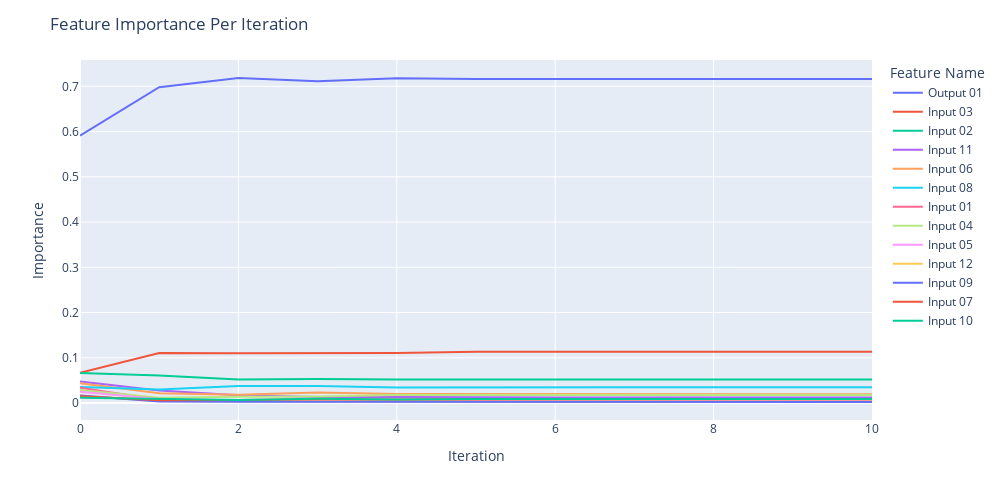

The code cell stored with this chart in its notebook:
### Code cell
fig = px.line(df_imp, x='Iteration', y="Importance", color = "Feature Name")

fig.update_layout(
    autosize=False,
    width=1000,
    height=500,
    title_text=f"Feature Importance Per Iteration",
    #paper_bgcolor='#2d3035',
    #plot_bgcolor='#2d3035', 
)

fig.show()

### Figure 1 — Plotly figure (JSON) as saved in the notebook; plotly's stock layout.template omitted (floating-point values rounded to 4 significant figures)
{"data": [{"hovertemplate": "Feature Name=Output 01<br>Iteration=%{x}<br>Importance=%{y}<extra></extra>", "legendgroup": "Output 01", "line": {"color": "#636efa", "dash": "solid"}, "marker": {"symbol": "circle"}, "mode": "lines", "name": "Output 01", "orientation": "v", "showlegend": true, "type": "scatter", "x": [0, 1, 1, 2, 3, 4, 5, 6, 7, 8, 9, 10], "xaxis": "x", "y": [0.5912, 0.6982, 0.6982, 0.7184, 0.7113, 0.718, 0.7161, 0.7161, 0.7161, 0.7161, 0.7161, 0.7161], "yaxis": "y"}, {"hovertemplate": "Feature Name=Input 03<br>Iteration=%{x}<br>Importance=%{y}<extra></extra>", "legendgroup": "Input 03", "line": {"color": "#EF553B", "dash": "solid"}, "marker": {"symbol": "circle"}, "mode": "lines", "name": "Input 03", "orientation": "v", "showlegend": true, "type": "scatter", "x": [0, 1, 1, 2, 3, 4, 5, 6, 7, 8, 9, 10], "xaxis": "x", "y": [0.06664, 0.1108, 0.1108, 0.1101, 0.1102, 0.1108, 0.1131, 0.1131, 0.1131, 0.1131, 0.1131, 0.1131], "yaxis": "y"}, {"hovertemplate": "Feature Name=Input 02<br>Iteration=%{x}<br>Importance=%{y}<extra></extra>", "legendgroup": "Input 02", "line": {"color": "#00cc96", "dash": "solid"}, "marker": {"symbol": "circle"}, "mode": "lines", "name": "Input 02", "orientation": "v", "showlegend": true, "type": "scatter", "x": [0, 1, 1, 2, 3, 4, 5, 6, 7, 8, 9, 10], "xaxis": "x", "y": [0.06653, 0.06102, 0.06102, 0.05182, 0.05335, 0.05212, 0.05187, 0.05187, 0.05187, 0.05187, 0.05187, 0.05187], "yaxis": "y"}, {"hovertemplate": "Feature Name=Input 11<br>Iteration=%{x}<br>Importance=%{y}<extra></extra>", "legendgroup": "Input 11", "line": {"color": "#ab63fa", "dash": "solid"}, "marker": {"symbol": "circle"}, "mode": "lines", "name": "Input 11", "orientation": "v", "showlegend": true, "type": "scatter", "x": [0, 1, 1, 2, 3, 4, 5, 6, 7, 8, 9, 10], "xaxis": "x", "y": [0.04787, 0.02752, 0.02752, 0.01746, 0.01323, 0.01335, 0.0121, 0.0121, 0.0121, 0.0121, 0.0121, 0.0121], "yaxis": "y"}, {"hovertemplate": "Feature Name=Input 06<br>Iteration=%{x}<br>Importance=%{y}<extra></extra>", "legendgroup": "Input 06", "line": {"color": "#FFA15A", "dash": "solid"}, "marker": {"symbol": "circle"}, "mode": "lines", "name": "Input 06", "orientation": "v", "showlegend": true, "type": "scatter", "x": [0, 1, 1, 2, 3, 4, 5, 6, 7, 8, 9, 10], "xaxis": "x", "y": [0.04404, 0.02165, 0.02165, 0.01822, 0.02339, 0.01975, 0.01934, 0.01934, 0.01934, 0.01934, 0.01934, 0.01934], "yaxis": "y"}, {"hovertemplate": "Feature Name=Input 08<br>Iteration=%{x}<br>Importance=%{y}<extra></extra>", "legendgroup": "Input 08", "line": {"color": "#19d3f3", "dash": "solid"}, "marker": {"symbol": "circle"}, "mode": "lines", "name": "Input 08", "orientation": "v", "showlegend": true, "type": "scatter", "x": [0, 1, 1, 2, 3, 4, 5, 6, 7, 8, 9, 10], "xaxis": "x", "y": [0.03575, 0.0298, 0.0298, 0.03785, 0.03767, 0.03431, 0.03497, 0.03497, 0.03497, 0.03497, 0.03497, 0.03497], "yaxis": "y"}, {"hovertemplate": "Feature Name=Input 01<br>Iteration=%{x}<br>Importance=%{y}<extra></extra>", "legendgroup": "Input 01", "line": {"color": "#FF6692", "dash": "solid"}, "marker": {"symbol": "circle"}, "mode": "lines", "name": "Input 01", "orientation": "v", "showlegend": true, "type": "scatter", "x": [0, 1, 1, 2, 3, 4, 5, 6, 7, 8, 9, 10], "xaxis": "x", "y": [0.03408, 0.007188, 0.007188, 0.005197, 0.006019, 0.006016, 0.004527, 0.004527, 0.004527, 0.004527, 0.004527, 0.004527], "yaxis": "y"}, {"hovertemplate": "Feature Name=Input 04<br>Iteration=%{x}<br>Importance=%{y}<extra></extra>", "legendgroup": "Input 04", "line": {"color": "#B6E880", "dash": "solid"}, "marker": {"symbol": "circle"}, "mode": "lines", "name": "Input 04", "orientation": "v", "showlegend": true, "type": "scatter", "x": [0, 1, 1, 2, 3, 4, 5, 6, 7, 8, 9, 10], "xaxis": "x", "y": [0.0289, 0.01152, 0.01152, 0.01405, 0.01458, 0.01762, 0.01766, 0.01766, 0.01766, 0.01766, 0.01766, 0.01766], "yaxis": "y"}, {"hovertemplate": "Feature Name=Input 05<br>Iteration=%{x}<br>Importance=%{y}<extra></extra>", "legendgroup": "Input 05", "line": {"color": "#FF97FF", "dash": "solid"}, "marker": {"symbol": "circle"}, "mode": "lines", "name": "Input 05", "orientation": "v", "showlegend": true, "type": "scatter", "x": [0, 1, 1, 2, 3, 4, 5, 6, 7, 8, 9, 10], "xaxis": "x", "y": [0.02474, 0.008718, 0.008718, 0.006411, 0.005785, 0.006793, 0.006567, 0.006567, 0.006567, 0.006567, 0.006567, 0.006567], "yaxis": "y"}, {"hovertemplate": "Feature Name=Input 12<br>Iteration=%{x}<br>Importance=%{y}<extra></extra>", "legendgroup": "Input 12", "line": {"color": "#FECB52", "dash": "solid"}, "marker": {"symbol": "circle"}, "mode": "lines", "name": "Input 12", "orientation": "v", "showlegend": true, "type": "scatter", "x": [0, 1, 1, 2, 3, 4, 5, 6, 7, 8, 9, 10], "xaxis": "x", "y": [0.01683, 0.004369, 0.004369, 0.003741, 0.003948, 0.00315, 0.003372, 0.003372, 0.003372, 0.003372, 0.003372, 0.003372], "yaxis": "y"}, {"hovertemplate": "Feature Name=Input 09<br>Iteration=%{x}<br>Importance=%{y}<extra></extra>", "legendgroup": "Input 09", "line": {"color": "#636efa", "dash": "solid"}, "marker": {"symbol": "circle"}, "mode": "lines", "name": "Input 09", "orientation": "v", "showlegend": true, "type": "scatter", "x": [0, 1, 1, 2, 3, 4, 5, 6, 7, 8, 9, 10], "xaxis": "x", "y": [0.01679, 0.003692, 0.003692, 0.002928, 0.002798, 0.002329, 0.002516, 0.002516, 0.002516, 0.002516, 0.002516, 0.002516], "yaxis": "y"}, {"hovertemplate": "Feature Name=Input 07<br>Iteration=%{x}<br>Importance=%{y}<extra></extra>", "legendgroup": "Input 07", "line": {"color": "#EF553B", "dash": "solid"}, "marker": {"symbol": "circle"}, "mode": "lines", "name": "Input 07", "orientation": "v", "showlegend": true, "type": "scatter", "x": [0, 1, 1, 2, 3, 4, 5, 6, 7, 8, 9, 10], "xaxis": "x", "y": [0.01522, 0.006437, 0.006437, 0.006833, 0.008427, 0.007663, 0.008588, 0.008588, 0.008588, 0.008588, 0.008588, 0.008588], "yaxis": "y"}, {"hovertemplate": "Feature Name=Input 10<br>Iteration=%{x}<br>Importance=%{y}<extra></extra>", "legendgroup": "Input 10", "line": {"color": "#00cc96", "dash": "solid"}, "marker": {"symbol": "circle"}, "mode": "lines", "name": "Input 10", "orientation": "v", "showlegend": true, "type": "scatter", "x": [0, 1, 1, 2, 3, 4, 5, 6, 7, 8, 9, 10], "xaxis": "x", "y": [0.01146, 0.009096, 0.009096, 0.007001, 0.009359, 0.008109, 0.009197, 0.009197, 0.009197, 0.009197, 0.009197, 0.009197], "yaxis": "y"}], "layout": {"autosize": false, "height": 500, "legend": {"title": {"text": "Feature Name"}, "tracegroupgap": 0}, "margin": {"t": 60}, "title": {"text": "Feature Importance Per Iteration"}, "width": 1000, "xaxis": {"anchor": "y", "autorange": true, "domain": [0, 1], "range": [0, 10], "title": {"text": "Iteration"}, "type": "linear"}, "yaxis": {"anchor": "x", "autorange": true, "domain": [0, 1], "range": [-0.03745, 0.7582], "title": {"text": "Importance"}, "type": "linear"}}}
